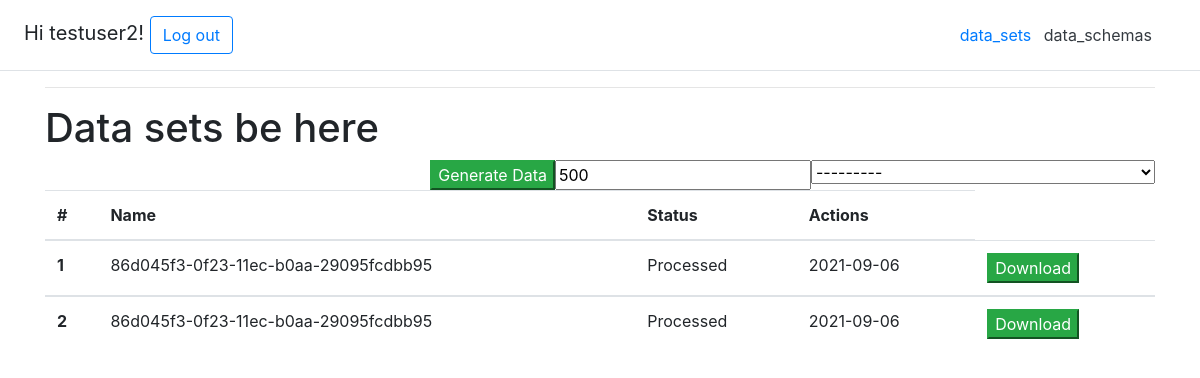
Before: /data_sets/ (signed in) with the older database file.
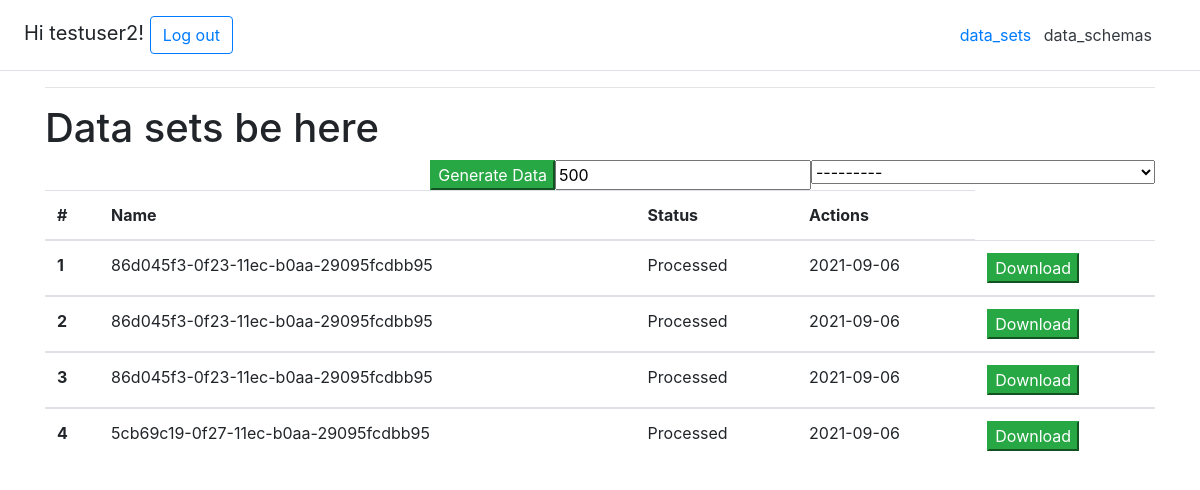
After: the same page with the newer database file.
### main/models.py (models this page shows, shortened)
class Sets(models.Model):
    user = models.ForeignKey(User, on_delete=models.CASCADE)
    status = models.CharField(max_length=20, choices=SET_STATUSE_CHOISES)
    name_schema = models.ForeignKey(Schema, on_delete=models.CASCADE)
    download_link = models.CharField(max_length=200, blank=True)
    create_time = models.DateTimeField(auto_now_add=True)
    rows = models.IntegerField()

class Schema(models.Model):
    last_mod = models.DateTimeField(auto_now=True)
    user = models.ForeignKey(User, on_delete=models.CASCADE)
    column_cep = models.CharField(max_length=20, choices=(
        (',', ','),
        (';', ';')), default='Comma(,)')
    string_character = models.CharField(max_length=20, choices=(
        (r'"', r'"'),
        (r"'", r"'")), default=r'"')
    name_schema = models.CharField(max_length=200, unique=True, default=uuid.uuid1)
    column_field1 = models.CharField(max_length=20, choices=COLUMN_FIELD_CHOICES)
    def __str__(self):
        return self.name_schema

### main/views.py (the view, shortened to what this page needs)
# urls.py: path("data_sets/", views.data_sets, name="data_sets"),
def data_sets(request):
    setform = SetForm()
    setform.fields['name_schema'].queryset = Schema.objects.filter(user=request.user)
    sl = Sets.objects.filter(user=request.user)
    if request.method == 'GET':
        return render(request, 'fake_csv_app/data_sets.html', {'sl': sl, 'setform': setform})

### main/forms.py
class SetForm(forms.Form):
    name_schema = forms.ModelChoiceField(queryset=Schema.objects.all(),
                                         widget=forms.Select)

### main/templates/fake_csv_app/data_sets.html (shortened to what this page needs)
{% extends 'fake_csv_app/base.html'%}
{% block content %}
<h1> Data sets be here </h1>
<form method="POST">
    <div class=".flex-sm-row-reverse">
            <div class="float-right">
            {{setform.name_schema }}
            </div>
    <input class="float-right" name="row" value="500">
    <button type="submit" name="save" value="save" class="btn-success float-right">Generate Data</button>
    </div>
</form>
<form method="POST">
    <table class='table table-hover'>
      <thead>
    <tr>
      <th scope="col">#</th>
      <th scope="col">Name</th>
      <th scope="col">Status</th>
      <th scope="col">Actions</th>
    </tr>
  </thead>
    {% for schema in sl %}
  <tbody>
    <tr>
      <th scope="row">{{ forloop.counter }}</th>
      <td>{{schema.name_schema}}</td>
        <td>{{schema.status}}</td>
      <td>{{schema.create_time |date:'Y-m-d '}}</td>
      <td>
        <button type="submit" class="btn-success" name="download" value="download-{{ schema.id}}" id="download-{{ schema.id}}">Download</button>
      </td>
    </tr>
    {% endfor %}
    </table>
</form>
{% endblock %}

Changed rows visible on the page:
added Sets: name_schema "86d045f3-0f23-11ec-b0aa-29095fcdbb95", status "Processed", create_time "2021-09-06"
added Sets: name_schema "5cb69c19-0f27-11ec-b0aa-29095fcdbb95", status "Processed", create_time "2021-09-06"
